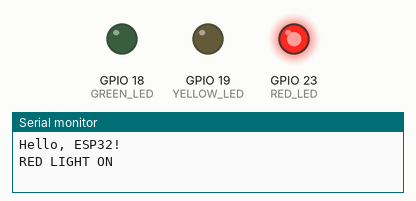
The program below on a simulated ESP32. On the bench: output pins drawn as LEDs (lit = HIGH), the last lines printed to the serial monitor.

Above: at 1.5 s.
At 4.5 s:
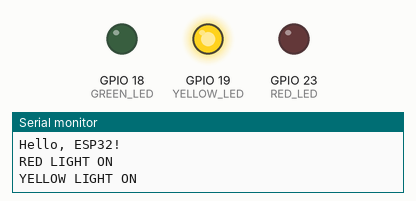
At 7.5 s:
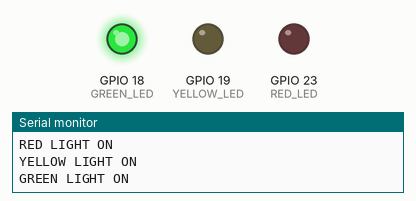
Timing chart, 0 to 11.7 s (numbered marks = the images above):
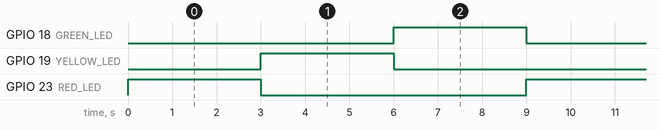

The program:

main.cpp
```cpp
#include <Arduino.h>

// put function declarations here:
#define RED_LED 23
#define YELLOW_LED 19
#define GREEN_LED 18

void setup() {
  Serial.begin(115200);
  Serial.println("Hello, ESP32!");
  pinMode(RED_LED, OUTPUT);
  pinMode(YELLOW_LED, OUTPUT);
  pinMode(GREEN_LED, OUTPUT);
}

void loop() {
  // Red Light ON
  digitalWrite(RED_LED, HIGH);
  digitalWrite(YELLOW_LED, LOW);
  digitalWrite(GREEN_LED, LOW);
  Serial.println("RED LIGHT ON");
  delay(3000);

  // Yellow Light ON
  digitalWrite(RED_LED, LOW);
  digitalWrite(YELLOW_LED, HIGH);
  digitalWrite(GREEN_LED, LOW);
  Serial.println("YELLOW LIGHT ON");
  delay(3000);

  // Green Light ON
  digitalWrite(RED_LED, LOW);
  digitalWrite(YELLOW_LED, LOW);
  digitalWrite(GREEN_LED, HIGH);
  Serial.println("GREEN LIGHT ON");
  delay(3000);
}
```

Measured:
- by itself, GPIO 18 (GREEN_LED), GPIO 19 (YELLOW_LED), GPIO 23 (RED_LED): alternates HIGH for 3.0 s and LOW for 6.0 s
- by itself, everything shown: repeats every 9.0 s, in 3 steps
